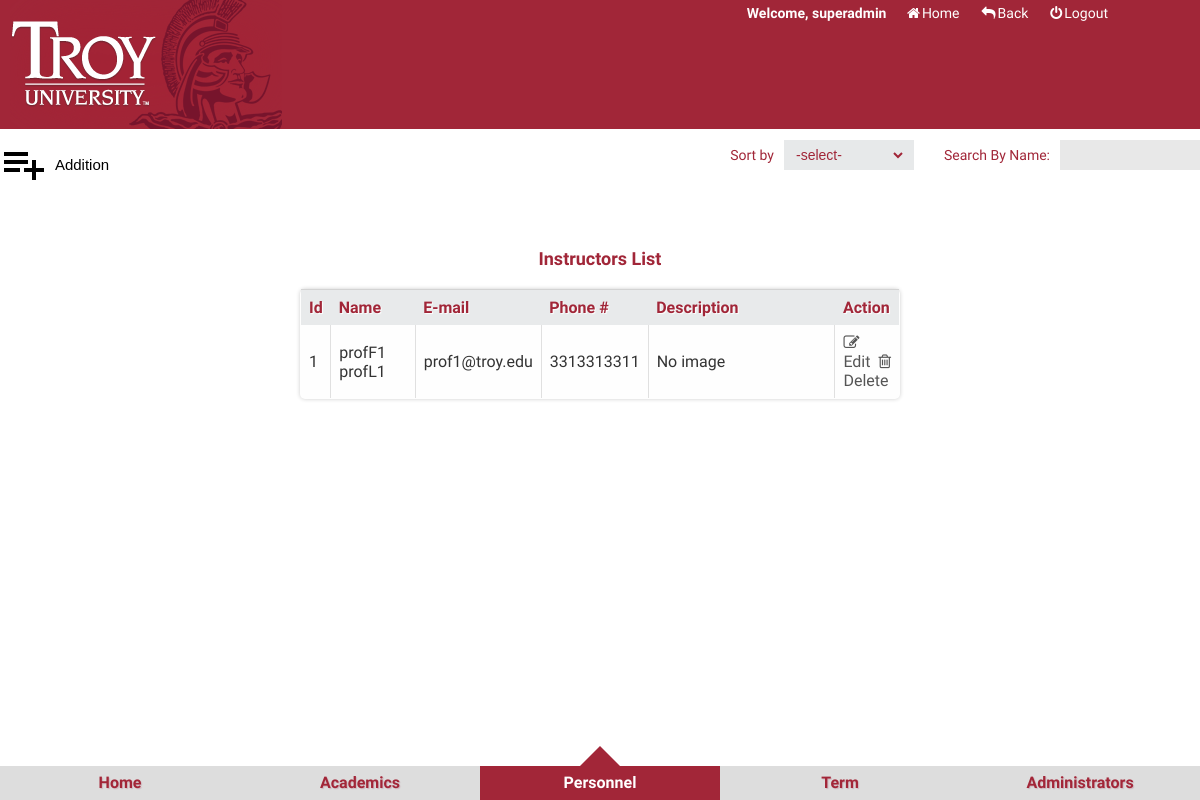
/admin/listProf.php?keywords=profF1 (signed in), run on the app's committed database.
### tables this page shows
CREATE TABLE `troy_professors` (
  `id` int(10) unsigned NOT NULL AUTO_INCREMENT,
  `profFirstName` varchar(55) NOT NULL ,
  `profLastName` varchar(55) NOT NULL,
  `profEmail` varchar(55) NOT NULL,
  `profPhoneNum` varchar(55) NOT NULL,
  `profDesc` varchar(255) NULL,
  PRIMARY KEY (`id`)
);

### lib/mysql.func.php (called while the page is built, shortened)
<?php
function fetchAll($sql,$result_type=MYSQLI_ASSOC){
    $link=mysqli_connect(DB_HOST,DB_USER,DB_PWD,DB_DBNAME) or die("Connect MySQL Fail:".mysqli_errno($link).":".mysqli_errno($link));
    $result=mysqli_query($link,$sql);
    while(@$row=mysqli_fetch_array($result,$result_type)){
        $rows[]=$row;
    }
    return $rows;
}

### lib/image.func.php (called while the page is built, shortened)
<?php
function getAllImgsByProfId($id){
    $sql="select id,albumPath from troy_album where pId={$id}";
    $rows=fetchAll($sql);
    return $rows;
}

### admin/listProf.php (the view, shortened to what this page needs)
<?php
$order=$_REQUEST['order']?$_REQUEST['order']:null;
$orderBy=$order?"order by ".$order:null;
$keywords=$_REQUEST['keywords']?$_REQUEST['keywords']:null;
$where=$keywords?"where profFirstName like '%{$keywords}%' or profLastName like '%{$keywords}%'":null;
$sql="select * from troy_professors {$where}";
$totalRows=getResultNum($sql);
$pageSize=2;
$totalPage=ceil($totalRows/$pageSize);
$page=$_REQUEST['page']?(int)$_REQUEST['page']:1;
if($page>=$totalPage)$page=$totalPage;
$offset=($page-1)*$pageSize;
$sql="select * from troy_professors {$where} {$orderBy} limit {$offset},{$pageSize}";
$rows=fetchAll($sql);
?>
<!DOCTYPE html>
<html lang="en">
<head>
    <link href="../css/normalize.css" type="text/css" rel="stylesheet">
    <link href="css/main.css" type="text/css" rel="stylesheet">
    <link href="css/content.css" type="text/css" rel="stylesheet">
    <link href="../css/font-awesome.css" type="text/css" rel="stylesheet">
    <link href="css/animation.css" type="text/css" rel="stylesheet">
    <link href="css/backstage.css" type="text/css" rel="stylesheet">
</head>
<body>
<div class="head">
    <div class="logo fl"><a href="#"></a></div>
    <div class="operation_user fr">
        <div class="link">
            <b style="color:#fff">Welcome,
                <?php
                if(isset($_SESSION['TroyCourSYSadminName'])){
                    echo $_SESSION['TroyCourSYSadminName'];
                }elseif(isset($_COOKIE['TroyCourSYSadminName'])){
                    echo $_COOKIE['TroyCourSYSadminName'];
                }
                ?>
            </b>&nbsp;&nbsp;<a href="index.php" style="color:#fff" class="" ><i class="fa fa-home"></i><span>Home</span></a><a href="#" class="" onclick="history.go(-1)" style="color:#fff"><i class="fa fa-reply"></i><span>Back</span></a><a href="doAdminAction.php?act=logout" class="" style="color:#fff"><i class="fa fa-power-off"></i><span>Logout</span></a>
        </div>
    </div>
</div>
<div class="container">
    <div class="st-container">
        <a href="#st-panel-1">Home</a>
        <a href="#st-panel-2">Academics</a>
        <a href="#st-panel-3">Personnel</a>
        <a href="#st-panel-4">Term</a>
        <a href="#st-panel-5">Administrators</a>
        <div class="details">
           <div class="details_operation clearfix">
               <div class="additionBtn fl">
                   <input type="button" value="Addition" class="add add48x48" onclick="addProf()">
               </div>
               <div class="fr">
                   <div class="text">
                    <span>Sort by</span>
                    <div class="bui_select">
                        <select id="" class="select" onchange="change(this.value)">
                            <option>-select-</option>
                        </select>
                    </div>
                </div>
                   <div class="text">
                       <span>Search By Name:</span>
                       <input type="text" value="" class="search" id="search" onkeypress="search()">
                   </div>
               </div>
           </div>
            <table class="table" cellpadding="0" cellspacing="0">
        <caption>Instructors List</caption>
        <thead>
        <tr>
            <th width="5%">Id</th>
            <th width="15%">Name</th>
            <th width="15%">E-mail</th>
            <th width="15%">Phone #</th>
            <th width="35%">Description</th>
            <th>Action</th>
        </tr>
        </thead>
        <tbody>
        <?php foreach($rows as $row):?>
            <tr>
                <td><?php echo $row['id']; ?></td>
                <td><?php echo $row['profFirstName']." ".$row['profLastName']; ?></td>
                <td><?php echo $row['profEmail']; ?></td>
                <td><?php echo $row['profPhoneNum']; ?></td>
                <td>
                    <?php
                    $profImgs=getAllImgsByProfId($row['id']);
                    if($profImgs&&is_array($profImgs)){?>
                    <?php foreach($profImgs as $img):?>
                        <img width="60" height="60" src="uploads/<?php echo $img['albumPath'];?>" alt=""/>
                    <?php endforeach;?>
                    <?php }else{echo "No image";};?>
                </td>
                <td align="center"><a href="javascript:editProf(<?php echo $row['id']; ?>)"><i class="fa fa-pencil-square-o"></i>Edit</a>&nbsp;&nbsp;<a href="javascript:delProf(<?php echo $row['id']; ?>)"><i class="fa fa-trash-o"></i>Delete</a></td>
            </tr>
        <?php endforeach;?>
        </tbody>
    </table>
        </div>
    </div>
</div>
</body>
</html>

### admin/css/main.css (style rules this page uses)
* { margin: 0;padding:0;font-family: 'Exo', sans-serif; }
body { font-family: Georgia,Serif;background: #fff;font-weight: 400;font-size: 15px;color: #333;-webkit-font-smoothing:antialiased; }
a { text-decoration: none;color: #555; }
input,select,textarea { outline: none;border: none; background: none; }
.fr { float:right }
.fl { float:left }
.clearfix:after, .clearfix:before { content: ""; display: table; }
.clearfix:after { clear: both }
.clearfix { zoom:1; }
.head { position:relative;height: 129px;width:100%; background:#a12638;overflow: hidden;z-index: 999999;font-family:"Josefin Slab","Myriad Pro",Arial,sans-serif; }
.logo { width: 282px; height: 100%; background: url(../../img/logo-TROY.png) 10px center no-repeat; }
.operation_user { height:27px;font-size:14px;overflow: hidden;position: absolute;top:0;right:0%;margin-right:80px; }
.link { line-height:27px; }
.link span { padding: 0 2px; }
.link a { padding: 0 10px; }
.st-container { width: 100%;height: 100%;position: absolute;left:0;bottom:0px;font-family:"Josefin Slab","Myriad Pro",Arial,sans-serif; }
.st-container>input,.st-container>a { width: 20%;height: 34px;line-height:34px;position: fixed;bottom:0px;cursor: pointer; }
.st-container>a { z-index: 10;font-weight: 700;font-size: 16px;background: #ddd;text-align: center;color:#A22638;text-shadow:1px 1px 1px rgba(151,24,64,0.2); }
#st-control-1,#st-control-1 + a { left:0; }
#st-control-2,#st-control-2 + a { left:20%; }
#st-control-3,#st-control-3 + a { left:40%; }
#st-control-4,#st-control-4 + a { left:60%; }
#st-control-5,#st-control-5 + a { left:80%; }
.st-container input:checked + a,.st-container input:checked:hover + a { background:#A22638;color:#FFF }
.st-container input:checked + a:after { content: "";width: 0;height: 0;overflow: hidden;border:20px solid transparent;border-bottom-color: #A22638;position: absolute;left: 50%;margin-left: -20px;bottom:100%;margin-top: 34px; }

### admin/css/backstage.css (style rules this page uses)
.add48x48 { background: url(../img/icon/additonBtn48x48.png) no-repeat left center;padding-left:50px;width: 114px;height: 48px; }
.details { margin-top: 140px }
table { overflow:hidden;font-size: 16px;font-family: 'Exo', sans-serif;border:1px solid #d3d3d3;background:#fefefe;border-collapse:collapse;width:50%;margin:5% auto;border-radius:5px;-webkit-border-radius:5px;-moz-border-radius:5px;box-shadow: 0 0 4px rgba(0, 0, 0, 0.2);-webkit-box-shadow: 0 0 4px rgba(0, 0, 0, 0.2);-moz-box-shadow: 0 0 4px rgba(0, 0, 0, 0.2); }
.table caption { color: #a12638;padding-bottom: 20px;font-size: 18px;font-family: 'Exo', sans-serif;font-weight: bold }
.table th, .table td { padding:8px; text-align:left; }
.table th, .table th:hover { padding-top:8px; text-shadow: 1px 1px 1px #fff; background:#e8eaeb;color: #a12638!important; }
.table td { border-right:1px solid #e0e0e0; }
.bui_select { background-color: #e7e9ea; height: 30px; float: left; }
.text { float: left; margin-left: 30px; display: inline;color:#a12638;font-weight: 500 }
.text span { line-height: 30px; font-size: 14px; float:left; margin-right: 10px; }
.search { width: 140px; height: 30px; line-height: 30px\9; background-color: #E8E8E8; padding: 0 8px; }
.select { font-size: 14px; height: 22px; margin: 4px 8px;color:#a12638; }

### admin/listProf.php (style rules this page uses)
body { overflow: hidden; }

### data on the page
troy_professors: id "1", profFirstName "profF1", profLastName "profL1", profEmail "prof1@troy.edu", profPhoneNum "3313313311"

### other printed values
$_SESSION['TroyCourSYSadminName'] "superadmin"
